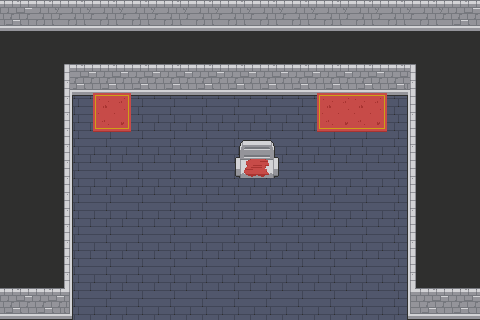

This is a level from a 2D game, rendered from its Tiled map with the project's own tilesets. A one-line summary and the complete map file follow:
An orthogonal 15x10 tile map with 32x32 px tiles, 4 tile layers (floor, cliff, decor1, decor2), 2 tilesets and 7 objects (3x box, item, playerStart, chordStart, milestone).

<map version="1.10" tiledversion="1.11.0" orientation="orthogonal" renderorder="right-down" width="15" height="10" tilewidth="32" tileheight="32" infinite="0" nextlayerid="6" nextobjectid="15">
 <editorsettings>
  <export target="../../stage_02/stage_02_05.json" format="json" />
 </editorsettings>
 <tileset firstgid="1" name="Forest-Prairie Tileset v1" tilewidth="32" tileheight="32" tilecount="567" columns="21">
  <image source="../../Forest-Prairie Tileset v1.png" width="672" height="864" />
  <tile id="80">
   <properties>
    <property name="collides" type="bool" value="true" />
   </properties>
  </tile>
  <tile id="87">
   <properties>
    <property name="collides" type="bool" value="true" />
   </properties>
  </tile>
 </tileset>
 <tileset firstgid="568" name="Royal Dungeon Tileset" tilewidth="32" tileheight="32" tilecount="396" columns="18">
  <image source="../../Royal Dungeon Tileset.png" width="576" height="704" />
 </tileset>
 <layer id="1" name="floor" width="15" height="10" locked="1">
  <data encoding="csv">
576,576,576,576,576,576,576,576,576,576,576,576,576,576,576,
576,576,576,576,576,576,576,576,576,576,576,576,576,576,576,
576,576,576,576,576,576,576,576,576,576,576,576,576,576,576,
576,576,576,576,576,576,576,576,576,576,576,576,576,576,576,
576,576,576,576,576,576,576,576,576,576,576,576,576,576,576,
576,576,576,576,576,576,576,576,576,576,576,576,576,576,576,
576,576,576,576,576,576,576,576,576,576,576,576,576,576,576,
576,576,576,576,576,576,576,576,576,576,576,576,576,576,576,
576,576,576,576,576,576,576,576,576,576,576,576,576,576,576,
576,576,576,576,576,576,576,576,576,576,576,576,576,576,576
</data>
 </layer>
 <layer id="2" name="cliff" width="15" height="10" locked="1">
  <data encoding="csv">
607,626,626,626,626,626,626,626,626,626,626,626,626,626,607,
589,589,589,589,589,589,589,589,589,589,589,589,589,589,589,
589,589,568,607,607,607,607,607,607,607,607,607,569,589,589,
589,589,590,576,576,576,576,576,576,576,576,576,588,589,589,
589,589,590,0,0,0,0,0,0,0,0,0,588,589,589,
589,589,590,0,0,0,0,0,0,0,0,0,588,589,589,
589,589,590,0,0,0,0,0,0,0,0,0,588,589,589,
589,589,590,0,0,0,0,0,0,0,0,0,588,589,589,
589,589,590,0,0,0,0,0,0,0,0,0,588,589,589,
607,607,608,0,0,0,0,0,0,0,0,0,606,607,607
</data>
 </layer>
 <layer id="3" name="decor1" width="15" height="10" locked="1">
  <data encoding="csv">
0,0,0,0,0,0,0,0,0,0,0,0,0,0,0,
0,0,0,0,0,0,0,0,0,0,0,0,0,0,0,
0,793,794,795,796,0,0,0,793,794,795,795,796,0,0,
0,811,812,813,814,0,0,0,811,812,813,813,814,0,0,
0,829,830,831,832,0,0,820,821,830,831,831,832,0,0,
0,0,0,0,0,0,0,838,839,0,0,0,0,0,0,
0,0,0,0,0,0,0,0,0,0,0,0,0,0,0,
0,0,0,0,0,0,0,0,0,0,0,0,0,0,0,
0,0,0,0,0,0,0,0,0,0,0,0,0,0,0,
0,0,0,0,0,0,0,0,0,0,0,0,0,0,0
</data>
 </layer>
 <layer id="4" name="decor2" width="15" height="10" locked="1">
  <data encoding="csv">
0,0,0,0,0,0,0,0,0,0,0,0,0,0,0,
0,0,0,0,0,0,0,0,0,0,0,0,0,0,0,
0,0,0,0,0,0,0,0,0,0,0,0,0,0,0,
0,0,0,0,0,0,0,0,0,0,0,0,0,0,0,
0,0,0,0,0,0,0,0,0,0,0,0,0,0,0,
0,0,0,0,0,0,0,0,0,0,0,0,0,0,0,
0,0,0,0,0,0,0,0,0,0,0,0,0,0,0,
0,0,0,0,0,0,0,0,0,0,0,0,0,0,0,
0,0,0,0,0,0,0,0,0,0,0,0,0,0,0,
0,0,0,0,0,0,0,0,0,0,0,0,0,0,0
</data>
 </layer>
 <objectgroup id="5" name="object" locked="1">
  <object id="5" name="item" x="255.088" y="175.529">
   <point />
  </object>
  <object id="9" name="playerStart" x="302.428" y="286.785">
   <point />
  </object>
  <object id="10" name="chordStart" x="230.992" y="286.785">
   <point />
  </object>
  <object id="11" name="milestone" x="202.314" y="285.742">
   <point />
  </object>
  <object id="12" name="box" x="374.385" y="118.364">
   <point />
  </object>
  <object id="13" name="box" x="341.535" y="118.364">
   <point />
  </object>
  <object id="14" name="box" x="122.014" y="121.493">
   <point />
  </object>
 </objectgroup>
</map>
